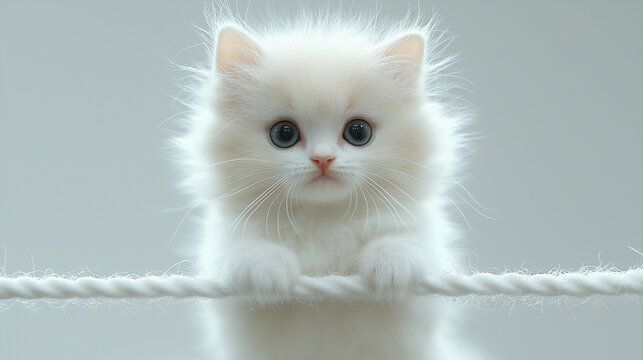
#> input picture img/ToBeCompressed.jpg, 643 x 360 px, found by its file name
$ python main.py
#> lines starting #> are read from the running program, lines starting #| are printed output that depends on the picture
### src/image_utils.py
import cv2
import matplotlib.pyplot as plt
import numpy as np

def load_grayscale_image(path):

#> called with path = 'img/ToBeCompressed.jpg'
    img = cv2.imread(path, cv2.IMREAD_GRAYSCALE)
#> img: shape (360, 643); min 11, max 255, mean 186
    return img

def show_images(original, compressed):

    plt.figure(figsize=(10, 5))
    plt.subplot(1, 2, 1)
    plt.title('Original')
    plt.imshow(original, cmap='gray')
    plt.axis('off')

    plt.subplot(1, 2, 2)
    plt.title('Compressed')
    plt.imshow(compressed, cmap='gray')
    plt.axis('off')
    plt.show()

def save_compressed_image(img, path):

    cv2.imwrite(path,img)

### src/compression.py
import numpy as np

def apply_fft(img):

    f = np.fft.fft2(img)
    fshift = np.fft.fftshift(f)
    return fshift

def filter_frequencies(fshift, keep_percentage=10):

#> called with fshift = array of shape (360, 643), keep_percentage = 10
    rows, cols = fshift.shape
#> rows = 360; cols = 643
    crow, ccol = rows // 2, cols // 2
#> crow = 180; ccol = 321

    mask = np.zeros((rows, cols), np.uint8)
    r_keep = int(rows * keep_percentage / 100 / 2)
#> r_keep = 18
    c_keep = int(cols * keep_percentage / 100 / 2)
#> c_keep = 32
    mask[crow - r_keep:crow + r_keep, ccol - c_keep:ccol + c_keep] = 1

    fshift_filtered = fshift * mask
    return fshift_filtered

def apply_ifft(fshift_filtered):

    f_ishift = np.fft.ifftshift(fshift_filtered)
    img_reconstructed = np.fft.ifft2(f_ishift)
    img_reconstructed = np.abs(img_reconstructed)
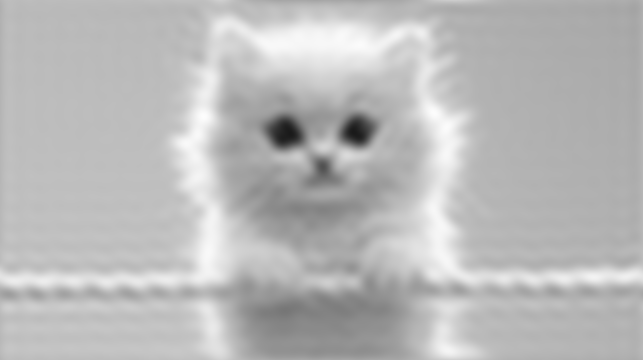
#> img_reconstructed: shape (360, 643) float64; min 26.03, max 253.4, mean 186
    return np.uint8(np.clip(img_reconstructed, 0, 255))

def compress_image(img, keep_percentage=10):

    fshift = apply_fft(img)
    fshift_filtered = filter_frequencies(fshift, keep_percentage)
    img_compressed = apply_ifft(fshift_filtered)
    return img_compressed

### src/metrics.py
from skimage.metrics import peak_signal_noise_ratio as psnr
from skimage.metrics import structural_similarity as ssim


def compute_metrics(original, compressed):

    psnr_value = psnr(original, compressed)
#> psnr_value = 32.97
    ssim_value = ssim(original, compressed)
#> ssim_value = 0.878
    return psnr_value, ssim_value


def compute_compression_ratio(keep_percentage):

    return 100 / keep_percentage


def analyze_compression_quality(original, compressed, keep_percentage):

    psnr_val, ssim_val = compute_metrics(original, compressed)
#> psnr_val = 32.97; ssim_val = 0.878
    comp_ratio = compute_compression_ratio(keep_percentage)

    results = {
        "psnr": psnr_val,
        "ssim": ssim_val,
        "compression_ratio": comp_ratio,
        "kept_frequencies": keep_percentage
    }
#> results = {'psnr': 32.97, 'ssim': 0.878, 'compression_ratio': 10, 'kept_frequencies': 10}

    return results

### src/main.py
from image_utils import load_grayscale_image, show_images, save_compressed_image
from compression import compress_image
from metrics import analyze_compression_quality

def main():

    img = load_grayscale_image('img/ToBeCompressed.jpg')
    keep_percentage = 10
    img_compressed = compress_image(img, keep_percentage)

    results = analyze_compression_quality(img, img_compressed, keep_percentage)

    print(f"PSNR: {results['psnr']:.2f} dB")
#| PSNR: 32.97 dB
    print(f"SSIM: {results['ssim']:.4f}")
#| SSIM: 0.8780
    print(f"Estimated Compression Ratio: {results['compression_ratio']:.1f}:1")
#| Estimated Compression Ratio: 10.0:1

    show_images(img, img_compressed)
#> in show_images, `plt.show()`:
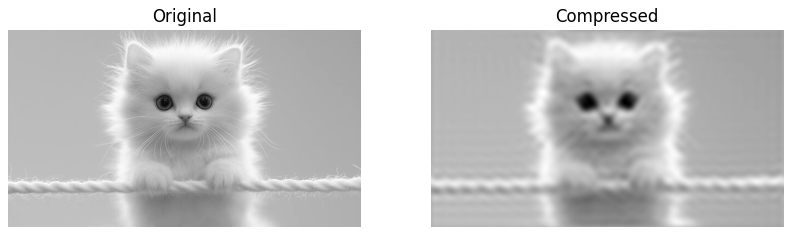
#> figure drawn by matplotlib, 2 panels


    save_compressed_image(img_compressed, 'img/compressed.jpg')

if __name__ == "__main__":
    main()
